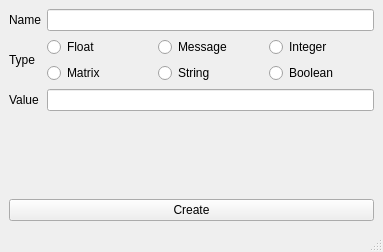
<?xml version="1.0" encoding="UTF-8"?>
<ui version="4.0">
 <class>MainWindow</class>
 <widget class="QMainWindow" name="MainWindow">
  <property name="geometry">
   <rect>
    <x>0</x>
    <y>0</y>
    <width>383</width>
    <height>252</height>
   </rect>
  </property>
  <property name="windowTitle">
   <string>Add Attribute</string>
  </property>
  <widget class="QWidget" name="centralwidget">
   <layout class="QVBoxLayout" name="verticalLayout">
    <item>
     <layout class="QGridLayout" name="gridLayout_2">
      <item row="0" column="0">
       <widget class="QLabel" name="label_name">
        <property name="text">
         <string>Name</string>
        </property>
       </widget>
      </item>
      <item row="1" column="1">
       <layout class="QGridLayout" name="gridLayout">
        <item row="1" column="1">
         <widget class="QRadioButton" name="rb_message">
          <property name="text">
           <string>Message</string>
          </property>
         </widget>
        </item>
        <item row="1" column="0">
         <widget class="QRadioButton" name="rb_float">
          <property name="text">
           <string>Float</string>
          </property>
         </widget>
        </item>
        <item row="1" column="2">
         <widget class="QRadioButton" name="rb_integer">
          <property name="text">
           <string>Integer</string>
          </property>
         </widget>
        </item>
        <item row="2" column="1">
         <widget class="QRadioButton" name="rb_string">
          <property name="text">
           <string>String</string>
          </property>
         </widget>
        </item>
        <item row="2" column="0">
         <widget class="QRadioButton" name="rb_matrix">
          <property name="text">
           <string>Matrix</string>
          </property>
         </widget>
        </item>
        <item row="2" column="2">
         <widget class="QRadioButton" name="rb_boolean">
          <property name="text">
           <string>Boolean</string>
          </property>
         </widget>
        </item>
       </layout>
      </item>
      <item row="1" column="0">
       <widget class="QLabel" name="label_3">
        <property name="text">
         <string>Type</string>
        </property>
       </widget>
      </item>
      <item row="0" column="1">
       <widget class="QLineEdit" name="lineEdit_name"/>
      </item>
      <item row="2" column="0">
       <widget class="QLabel" name="label_value">
        <property name="text">
         <string>Value</string>
        </property>
       </widget>
      </item>
      <item row="2" column="1">
       <widget class="QLineEdit" name="lineEdit_value"/>
      </item>
     </layout>
    </item>
    <item>
     <spacer name="verticalSpacer">
      <property name="orientation">
       <enum>Qt::Vertical</enum>
      </property>
      <property name="sizeHint" stdset="0">
       <size>
        <width>20</width>
        <height>40</height>
       </size>
      </property>
     </spacer>
    </item>
    <item>
     <widget class="QPushButton" name="pushButton">
      <property name="text">
       <string>Create</string>
      </property>
     </widget>
    </item>
   </layout>
  </widget>
  <widget class="QMenuBar" name="menubar">
   <property name="geometry">
    <rect>
     <x>0</x>
     <y>0</y>
     <width>383</width>
     <height>20</height>
    </rect>
   </property>
  </widget>
  <widget class="QStatusBar" name="statusbar"/>
 </widget>
 <resources/>
 <connections/>
</ui>
